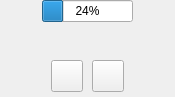
<?xml version="1.0" encoding="UTF-8"?>
<ui version="4.0">
 <class>AssetFaceWidget</class>
 <widget class="QWidget" name="AssetFaceWidget">
  <property name="geometry">
   <rect>
    <x>0</x>
    <y>0</y>
    <width>175</width>
    <height>97</height>
   </rect>
  </property>
  <property name="sizePolicy">
   <sizepolicy hsizetype="Expanding" vsizetype="Preferred">
    <horstretch>0</horstretch>
    <verstretch>0</verstretch>
   </sizepolicy>
  </property>
  <property name="minimumSize">
   <size>
    <width>0</width>
    <height>0</height>
   </size>
  </property>
  <property name="maximumSize">
   <size>
    <width>16777215</width>
    <height>16777215</height>
   </size>
  </property>
  <property name="windowTitle">
   <string>Form</string>
  </property>
  <property name="styleSheet">
   <string notr="true"/>
  </property>
  <layout class="QGridLayout" name="gridLayout_2">
   <property name="leftMargin">
    <number>0</number>
   </property>
   <property name="topMargin">
    <number>0</number>
   </property>
   <property name="rightMargin">
    <number>0</number>
   </property>
   <property name="bottomMargin">
    <number>0</number>
   </property>
   <property name="horizontalSpacing">
    <number>0</number>
   </property>
   <item row="0" column="0">
    <widget class="QFrame" name="m_MainFrame">
     <property name="frameShape">
      <enum>QFrame::NoFrame</enum>
     </property>
     <property name="frameShadow">
      <enum>QFrame::Raised</enum>
     </property>
     <layout class="QHBoxLayout" name="horizontalLayout_3">
      <property name="spacing">
       <number>0</number>
      </property>
      <property name="leftMargin">
       <number>0</number>
      </property>
      <property name="topMargin">
       <number>0</number>
      </property>
      <property name="rightMargin">
       <number>0</number>
      </property>
      <property name="bottomMargin">
       <number>0</number>
      </property>
      <item>
       <spacer name="m_LeftSpacer">
        <property name="orientation">
         <enum>Qt::Horizontal</enum>
        </property>
        <property name="sizeHint" stdset="0">
         <size>
          <width>40</width>
          <height>20</height>
         </size>
        </property>
       </spacer>
      </item>
      <item>
       <widget class="AvatarBar" name="m_LeftAvatarBar" native="true"/>
      </item>
      <item>
       <layout class="QVBoxLayout" name="verticalLayout">
        <property name="spacing">
         <number>0</number>
        </property>
        <item>
         <widget class="QProgressBar" name="m_XferProgressBar">
          <property name="value">
           <number>24</number>
          </property>
         </widget>
        </item>
        <item>
         <widget class="VxLabel" name="m_FaceLabel">
          <property name="sizePolicy">
           <sizepolicy hsizetype="Expanding" vsizetype="Preferred">
            <horstretch>0</horstretch>
            <verstretch>0</verstretch>
           </sizepolicy>
          </property>
          <property name="text">
           <string notr="true"/>
          </property>
          <property name="alignment">
           <set>Qt::AlignCenter</set>
          </property>
         </widget>
        </item>
        <item>
         <widget class="QFrame" name="m_TagFrame">
          <property name="sizePolicy">
           <sizepolicy hsizetype="Preferred" vsizetype="Fixed">
            <horstretch>0</horstretch>
            <verstretch>0</verstretch>
           </sizepolicy>
          </property>
          <property name="minimumSize">
           <size>
            <width>0</width>
            <height>16</height>
           </size>
          </property>
          <property name="maximumSize">
           <size>
            <width>16777215</width>
            <height>16</height>
           </size>
          </property>
          <property name="frameShape">
           <enum>QFrame::NoFrame</enum>
          </property>
          <property name="frameShadow">
           <enum>QFrame::Raised</enum>
          </property>
          <layout class="QHBoxLayout" name="horizontalLayout">
           <property name="spacing">
            <number>0</number>
           </property>
           <property name="leftMargin">
            <number>0</number>
           </property>
           <property name="topMargin">
            <number>0</number>
           </property>
           <property name="rightMargin">
            <number>0</number>
           </property>
           <property name="bottomMargin">
            <number>0</number>
           </property>
           <item>
            <widget class="QLabel" name="m_TagTextLabel">
             <property name="text">
              <string/>
             </property>
            </widget>
           </item>
          </layout>
         </widget>
        </item>
        <item>
         <widget class="QFrame" name="m_ButtonFrame">
          <property name="sizePolicy">
           <sizepolicy hsizetype="Preferred" vsizetype="Fixed">
            <horstretch>0</horstretch>
            <verstretch>0</verstretch>
           </sizepolicy>
          </property>
          <property name="minimumSize">
           <size>
            <width>0</width>
            <height>42</height>
           </size>
          </property>
          <property name="maximumSize">
           <size>
            <width>16777215</width>
            <height>42</height>
           </size>
          </property>
          <property name="frameShape">
           <enum>QFrame::NoFrame</enum>
          </property>
          <property name="frameShadow">
           <enum>QFrame::Raised</enum>
          </property>
          <layout class="QHBoxLayout" name="horizontalLayout_2">
           <property name="spacing">
            <number>5</number>
           </property>
           <property name="leftMargin">
            <number>5</number>
           </property>
           <property name="topMargin">
            <number>5</number>
           </property>
           <property name="rightMargin">
            <number>5</number>
           </property>
           <property name="bottomMargin">
            <number>5</number>
           </property>
           <item>
            <widget class="VxPushButton" name="m_SendButton">
             <property name="sizePolicy">
              <sizepolicy hsizetype="Fixed" vsizetype="Fixed">
               <horstretch>0</horstretch>
               <verstretch>0</verstretch>
              </sizepolicy>
             </property>
             <property name="minimumSize">
              <size>
               <width>32</width>
               <height>32</height>
              </size>
             </property>
             <property name="maximumSize">
              <size>
               <width>32</width>
               <height>32</height>
              </size>
             </property>
             <property name="text">
              <string/>
             </property>
             <property name="iconSize">
              <size>
               <width>32</width>
               <height>32</height>
              </size>
             </property>
            </widget>
           </item>
           <item>
            <widget class="VxPushButton" name="m_ShredButton">
             <property name="sizePolicy">
              <sizepolicy hsizetype="Fixed" vsizetype="Fixed">
               <horstretch>0</horstretch>
               <verstretch>0</verstretch>
              </sizepolicy>
             </property>
             <property name="minimumSize">
              <size>
               <width>32</width>
               <height>32</height>
              </size>
             </property>
             <property name="maximumSize">
              <size>
               <width>32</width>
               <height>32</height>
              </size>
             </property>
             <property name="text">
              <string/>
             </property>
             <property name="iconSize">
              <size>
               <width>32</width>
               <height>32</height>
              </size>
             </property>
            </widget>
           </item>
          </layout>
         </widget>
        </item>
       </layout>
      </item>
      <item>
       <widget class="AvatarBar" name="m_RightAvatarBar" native="true"/>
      </item>
      <item>
       <spacer name="m_RightSpacer">
        <property name="orientation">
         <enum>Qt::Horizontal</enum>
        </property>
        <property name="sizeHint" stdset="0">
         <size>
          <width>40</width>
          <height>20</height>
         </size>
        </property>
       </spacer>
      </item>
     </layout>
    </widget>
   </item>
  </layout>
 </widget>
 <customwidgets>
  <customwidget>
   <class>VxPushButton</class>
   <extends>QPushButton</extends>
   <header>VxPushButton.h</header>
  </customwidget>
  <customwidget>
   <class>VxLabel</class>
   <extends>QLabel</extends>
   <header>VxLabel.h</header>
  </customwidget>
  <customwidget>
   <class>AvatarBar</class>
   <extends>QWidget</extends>
   <header>AvatarBar.h</header>
   <container>1</container>
  </customwidget>
 </customwidgets>
 <resources/>
 <connections/>
</ui>
